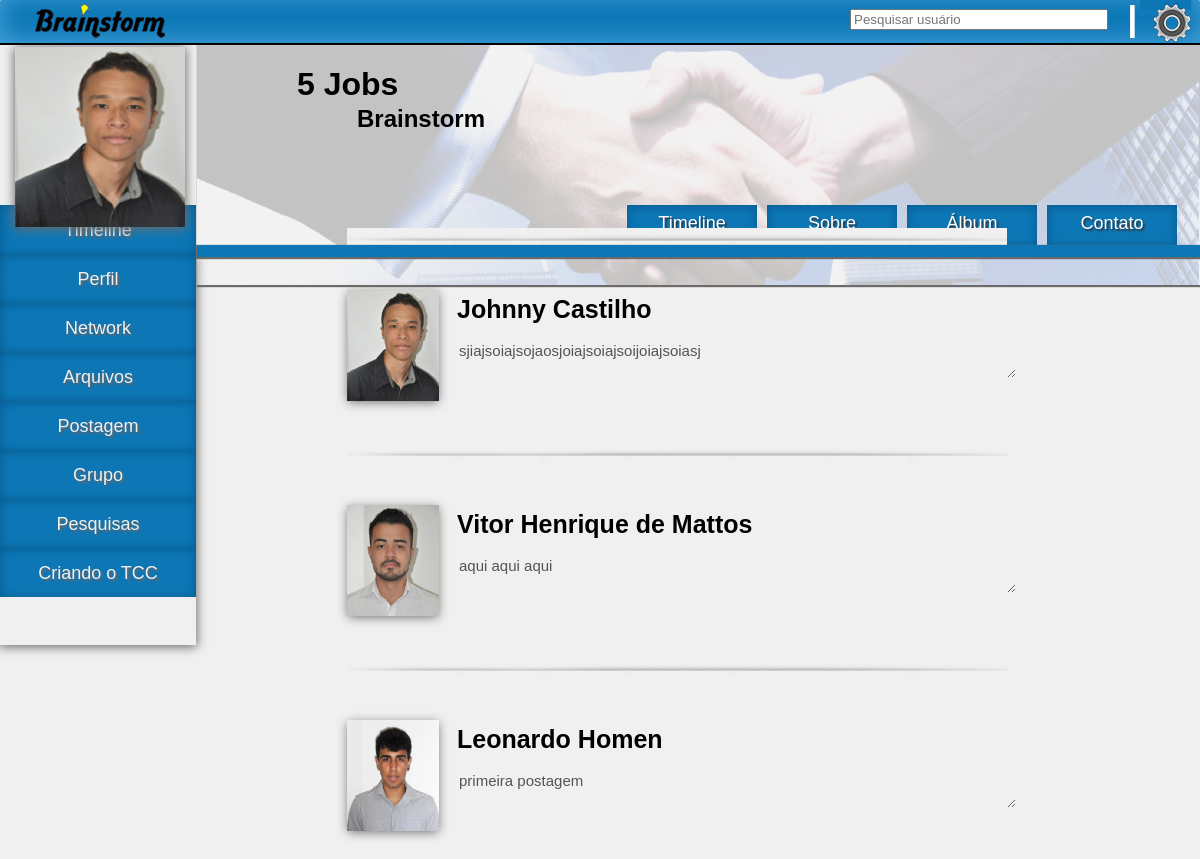
Page /login/grupo.php (signed in) on the committed database.
### tables this page shows
CREATE TABLE IF NOT EXISTS `grupo` (
  `cod_grupo` int(5) NOT NULL AUTO_INCREMENT,
  `id_usuario` int(5) DEFAULT NULL,
  `curso_grupo` varchar(25) DEFAULT NULL,
  `nome_grupo` varchar(20) DEFAULT NULL,
  `id_usuario_lider` int(5) DEFAULT NULL,
  `objetivo_grupo` varchar(300) DEFAULT NULL,
  `tema_grupo` varchar(20) DEFAULT NULL,
  PRIMARY KEY (`cod_grupo`),
  KEY `id_usuario` (`id_usuario`),
  KEY `id_usuario_lider` (`id_usuario_lider`)
);

CREATE TABLE IF NOT EXISTS `usuario` (
  `id_usuario` int(5) NOT NULL AUTO_INCREMENT,
  `cod_grupo` int(5) DEFAULT NULL,
  `login_usuario` varchar(20) DEFAULT NULL,
  `dtnasc_usuario` date DEFAULT NULL,
  `ultimo_acesso_usuario` date DEFAULT NULL,
  `sexo_usuario` varchar(10) DEFAULT NULL,
  `senha_usuario` varchar(15) DEFAULT NULL,
  `endereco_usuario` varchar(50) DEFAULT NULL,
  `nome_usuario` varchar(50) DEFAULT NULL,
  `curso_usuario` varchar(30) DEFAULT NULL,
  `email_usuario` varchar(50) DEFAULT NULL,
  `objetivo_usuario` varchar(300) DEFAULT NULL,
  PRIMARY KEY (`id_usuario`),
  KEY `cod_grupo` (`cod_grupo`)
);

CREATE TABLE IF NOT EXISTS `postagem` (
  `id_postagem` int(7) NOT NULL AUTO_INCREMENT,
  `id_usuario` int(5) DEFAULT NULL,
  `data_postagem` date DEFAULT NULL,
  `conteudo_postagem` varchar(300) DEFAULT NULL,
  `tema_postagem` varchar(20) DEFAULT NULL,
  `anexo_postagem` varchar(60) DEFAULT NULL,
  PRIMARY KEY (`id_postagem`),
  KEY `id_usuario` (`id_usuario`)
);

### login/grupo.php (the view, shortened to what this page needs)
<!doctype html>
<html>
<head>
<link rel="stylesheet" type="text/css" href="css/topo.css" />
<link rel="stylesheet" type="text/css" href="css/conteudo_grupo.css" />
<body>
<div id="pagina">
   				 		<div id="topo">
                        <img src="images/logo.png" class="logo" />
                        <div id="barra_inf"></div>
            			</div>
                        <form class="form_search" action="exibe_pesquisa.php" method="post">
                        	<input type="text" name="searchbox" placeholder="Pesquisar usuário" />
                        </form>
                        <div class="sep"><img src="images/sep.png" height="33" width="5" /></div>
                        <div class="config">
                            <ul class="no-js">
                                <li>
                                    <a class="clicker"><img src="images/engrenagem-hi.png" alt="Icon"></a>
                                </li>
                            </ul>
                        </div>
            <div id="menu_lateral">
            		<div id="foto_perfil">
                    	<?php include ("exibir_foto_perfil.php"); ?>
                    </div>
                    <div id="menu">
                    		<?php include ("verifica_grupo.php"); ?>
                    </div>
            </div>
            <div id="conteudo">
                    <div id="capa_grupo">
                    	<?php
						$busca_grupo_user = "SELECT grupo.cod_grupo,grupo.nome_grupo,grupo.tema_grupo,usuario.cod_grupo,usuario.id_usuario FROM grupo,usuario WHERE usuario.id_usuario = '$_SESSION[id]' AND usuario.cod_grupo = grupo.cod_grupo ";
						$query_grupo_user = mysql_query($busca_grupo_user);
						$result_codgrupo_user = mysql_result($query_grupo_user,0,'cod_grupo');
						$result_nome_grupo = mysql_result($query_grupo_user,0,'nome_grupo');
						$result_tema_grupo = mysql_result($query_grupo_user,0,'tema_grupo');
                    	echo "<h1>$result_nome_grupo</h1>
                        <h2>$result_tema_grupo</h2>
                        <span></span>";
						?>
                        		<div id="menu_grupo">
                            	<a class="timeline" href="grupo.php">Timeline</a>
                                <a class="sobre" href="grupo_sobre.php">Sobre</a>
                                <a class="album" href="grupo_album.php">Álbum</a>
                                <a class="contato" href="grupo_contato.php">Contato</a>
                                </div>
                      </div>
                                <div id="align_post">
                                <?php include ("exibe_post_grupo.php"); ?>
                               </div>
    		</div>
</body>
</html>

### login/exibe_post_grupo.php (shortened to what this page needs)
<?php
	$select_people_grupo = "SELECT id_usuario,cod_grupo FROM usuario WHERE cod_grupo = '$result_codgrupo_user'";
	$query_search_people_grupo = mysql_query ($select_people_grupo);
	while ($array_people_group = mysql_fetch_array($query_search_people_grupo)) {
			$busca_conteudo_postagem = "SELECT conteudo_postagem,id_usuario,data_postagem FROM postagem WHERE id_usuario = '$array_people_group[id_usuario]' ORDER BY data_postagem";
				$query_busca_conteudo_postagem = mysql_query($busca_conteudo_postagem);
					$busca_nome_dono_postagem = "SELECT id_usuario,nome_usuario FROM usuario WHERE id_usuario = '$array_people_group[id_usuario]'";
					$query_nome_dono_postagem = mysql_query($busca_nome_dono_postagem);
						$result_cont_postagem = mysql_fetch_array($query_busca_conteudo_postagem);
						$result_nome_dono_postagem = mysql_fetch_array($query_nome_dono_postagem);
					if ($result_cont_postagem["conteudo_postagem"] != "") {
					echo "
                               <div id='postagem'>
                               		<div id='post'>
                               		<div id='conteudo_post'>";
                                        include ("exibir_foto_post_grupo.php");
                                        echo "<h1 class='nome_post'>$result_nome_dono_postagem[nome_usuario]</h1>
                                        <p class='cont_post'><textarea cols='60' disabled>$result_cont_postagem[conteudo_postagem]</textarea></p>
                                        <img class='sep_post' src='images/sep_dep.png' />
                                    </div>
                                    </div>
                               </div>
                               ";
					}
		}
?>

### login/exibir_foto_post_grupo.php
<?php
$pasta = "imgperfil";
		$open = opendir($pasta);
		while ($arq = readdir($open)) {
			if ($arq <> "." && $arq <> "..") {
				$exp = explode (".",$arq);
				if ($exp[0] == $result_nome_dono_postagem['id_usuario']) {
				echo "<img src='$pasta/$arq' class='foto_post' />";
				}
			}
			}
?>

### login/css/topo.css (style rules this page uses)
html,body { margin:0 auto; padding:0; background-color:#f0f0f0; overflow-x:hidden; }
#topo { height:45px; background-color:#0d77b6; width:1200px; position:fixed; box-shadow: 1px -5px 25px #47a3da inset; z-index:2; border-radius:2px; }
#barra_inf { margin:0 auto; padding:0; margin-top:43px; height:2px; background-color:#000; width:1200px; position:fixed; z-index:2; }
.logo { position:absolute; left:20px; margin-top:3px; margin-left:15px; }
.form_search { position:fixed; margin-left:850px; margin-top:9px; z-index:2; }
.form_search input { position:absolute; width:250px; z-index:2; }
.sep { margin-top:5px; position:fixed; margin-left:1130px; z-index:2; }
#pagina { margin:0 auto; padding:0; width:1200px; height:auto; box-shadow: 0px 1px 10px 1px #6d6a6a; }
#menu_lateral { margin-top:45px; position:fixed; width:196px; height:665px; }
#menu { height:390px; width:196px; margin-top:210px; position:absolute; line-height:50px; box-shadow: 0px 1px 10px 1px #6d6a6a; }
.config { position:fixed; margin-left:1100px; margin-top:-12px; width:100px; z-index:10; }
.config ul { font-weight:900; width:170px; }
.config ul li { position:relative; list-style:none; cursor:pointer; }
.config ul .clicker { width:1px; height:1px; background-color:#0d77b6; }
.config img { position:absolute; top:9px; left:12px; }
.config ul { margin-top:5px; }
.config ul li a { transition:background-color 0.2s ease-in-out; -webkit-transition:background-color 0.2s ease-in-out; -moz-transition:background-color 0.2s ease-in-out; display:block; padding:8px 10px 8px 40px; background:#FFF; color:#333; text-decoration:none; }

### login/css/conteudo_grupo.css (style rules this page uses)
#conteudo { position:absolute; width:976px; height:auto; margin-left:197px; margin-top:45px; }
#capa_grupo { position:absolute; width:1003px; height:240px; background-image:url(../images/capa_grupo.png); box-shadow:1px 1px 1px 1px #6d6a6a; }
#capa_grupo h1 { margin-left:100px; font-family: 'Cantarell', sans-serif; }
#capa_grupo h2 { position:absolute; margin-left:160px; margin-top:-20px; font-family: 'Cantarell', sans-serif; }
#capa_grupo span { height:12px; width:1003px; position:absolute; background-color:#0d77b6; margin-top:120px; box-shadow: 0px 1px 1px 1px #6d6a6a; z-index:9; }
#menu_grupo { position:absolute; margin-top:80px; margin-left:430px; }
#menu_grupo a { text-decoration:none; text-align:center; line-height:2; color:#FFF; font-family: 'Cantarell', sans-serif; font-size:18px; box-shadow: 0px 1px 10px 1px #075d90 inset; }
.timeline { position:absolute; background-color:#0d77b6; height:40px; width:130px; text-shadow:0.1em 0.1em 0.1em #333333; }
.sobre { position:absolute; background-color:#0d77b6; height:40px; width:130px; margin-left:140px; text-shadow:0.1em 0.1em 0.1em #333333; }
.album { position:absolute; background-color:#0d77b6; height:40px; width:130px; margin-left:280px; text-shadow:0.1em 0.1em 0.1em #333333; }
.contato { position:absolute; background-color:#0d77b6; height:40px; width:130px; margin-left:420px; text-shadow:0.1em 0.1em 0.1em #333333; }
#align_post { height:auto; width:auto; margin-top:245px; }
#postagem { position:relative; margin-left:150px; height:215px; width:660px; }
#post { position:absolute; height:auto; }
#conteudo_post { height:182px; width:660px; position:absolute; }
.foto_post { height:111px; width:92px; position:absolute; box-shadow: 0px 2px 10px -1px #6d6a6a; }
.nome_post { margin-left:110px; margin-top:5px; position:absolute; font-family: 'Cantarell', sans-serif; font-size:25px; }
.cont_post { margin-left:110px; text-align:justify; margin-top:50px; font-family: 'Cantarell', sans-serif; }
.cont_post textarea { background-color:#f0f0f0; border:0; text-align:justify; font-family: 'Cantarell', sans-serif; font-size:15px; }
.sep_post { width:660px; position:absolute; margin-top:-170px; }
h1 { margin-left:150px; font-family: 'Cantarell', sans-serif; }

### rows in the picture
grupo: nome_grupo "5 Jobs", tema_grupo "Brainstorm"
usuario: nome_usuario "Johnny Castilho", conteudo_postagem "sjiajsoiajsojaosjoiajsoiajsoijoiajsoiasj"
usuario: nome_usuario "Vitor Henrique de Mattos", conteudo_postagem "aqui aqui aqui"
usuario: nome_usuario "Leonardo Homen", conteudo_postagem "primeira postagem"
